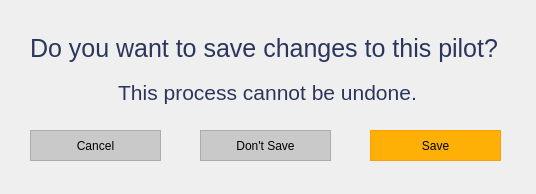
<?xml version="1.0" encoding="UTF-8"?>
<ui version="4.0">
 <class>Dialog</class>
 <widget class="QDialog" name="Dialog">
  <property name="geometry">
   <rect>
    <x>0</x>
    <y>0</y>
    <width>536</width>
    <height>194</height>
   </rect>
  </property>
  <property name="minimumSize">
   <size>
    <width>536</width>
    <height>194</height>
   </size>
  </property>
  <property name="maximumSize">
   <size>
    <width>536</width>
    <height>194</height>
   </size>
  </property>
  <property name="windowTitle">
   <string>Update Pilot</string>
  </property>
  <property name="windowIcon">
   <iconset>
    <normaloff>../../Resources/logo_svg.svg</normaloff>../../Resources/logo_svg.svg</iconset>
  </property>
  <widget class="QWidget" name="layoutWidget">
   <property name="geometry">
    <rect>
     <x>30</x>
     <y>30</y>
     <width>475</width>
     <height>81</height>
    </rect>
   </property>
   <layout class="QVBoxLayout" name="verticalLayout">
    <item>
     <widget class="QLabel" name="label">
      <property name="font">
       <font>
        <family>Helvetica</family>
        <pointsize>19</pointsize>
       </font>
      </property>
      <property name="text">
       <string>&lt;html&gt;&lt;head/&gt;&lt;body&gt;&lt;p&gt;&lt;span style=&quot; color:#2c365d;&quot;&gt;Do you want to save changes to this pilot?&lt;/span&gt;&lt;/p&gt;&lt;/body&gt;&lt;/html&gt;</string>
      </property>
     </widget>
    </item>
    <item>
     <widget class="QLabel" name="label_2">
      <property name="font">
       <font>
        <family>Helvetica</family>
        <pointsize>16</pointsize>
       </font>
      </property>
      <property name="text">
       <string>&lt;html&gt;&lt;head/&gt;&lt;body&gt;&lt;p&gt;&lt;span style=&quot; color:#2c365d;&quot;&gt;This process cannot be undone.&lt;/span&gt;&lt;/p&gt;&lt;/body&gt;&lt;/html&gt;</string>
      </property>
      <property name="alignment">
       <set>Qt::AlignCenter</set>
      </property>
     </widget>
    </item>
   </layout>
  </widget>
  <widget class="QPushButton" name="pushButton">
   <property name="geometry">
    <rect>
     <x>30</x>
     <y>130</y>
     <width>131</width>
     <height>31</height>
    </rect>
   </property>
   <property name="minimumSize">
    <size>
     <width>131</width>
     <height>31</height>
    </size>
   </property>
   <property name="maximumSize">
    <size>
     <width>131</width>
     <height>31</height>
    </size>
   </property>
   <property name="styleSheet">
    <string notr="true">QPushButton {
color: rgb(0, 0, 0);
background-color: rgb(201, 201, 201);
border: 1.2px solid #ABABAB;
outline: none;}

QPushButton:hover{
color: rgb(255, 255, 255);
background-color: rgb(171, 171, 171);
outline: none;
border: none;
}

QPushButton:pressed{
color: rgb(255, 255, 255);
background-color: rgb(129, 129, 129);
outline: none;
border: none;
}


</string>
   </property>
   <property name="text">
    <string>Cancel</string>
   </property>
  </widget>
  <widget class="QPushButton" name="pushButton_2">
   <property name="geometry">
    <rect>
     <x>370</x>
     <y>130</y>
     <width>131</width>
     <height>31</height>
    </rect>
   </property>
   <property name="minimumSize">
    <size>
     <width>131</width>
     <height>31</height>
    </size>
   </property>
   <property name="maximumSize">
    <size>
     <width>131</width>
     <height>31</height>
    </size>
   </property>
   <property name="styleSheet">
    <string notr="true">QPushButton {
background-color: rgb(255, 176, 6);
border: 1.2px solid #ff9d07;
outline: none;}

QPushButton:hover{
background-color: rgb(255, 157, 7);
outline: none;
border: none;
}

QPushButton:pressed{
background-color: rgb(254, 140, 8);
outline: none;
border: none;
}


</string>
   </property>
   <property name="text">
    <string>Save</string>
   </property>
  </widget>
  <widget class="QPushButton" name="pushButton_3">
   <property name="geometry">
    <rect>
     <x>200</x>
     <y>130</y>
     <width>131</width>
     <height>31</height>
    </rect>
   </property>
   <property name="minimumSize">
    <size>
     <width>131</width>
     <height>31</height>
    </size>
   </property>
   <property name="maximumSize">
    <size>
     <width>131</width>
     <height>31</height>
    </size>
   </property>
   <property name="styleSheet">
    <string notr="true">QPushButton {
color: rgb(0, 0, 0);
background-color: rgb(201, 201, 201);
border: 1.2px solid #ABABAB;
outline: none;}

QPushButton:hover{
color: rgb(255, 255, 255);
background-color: rgb(171, 171, 171);
outline: none;
border: none;
}

QPushButton:pressed{
color: rgb(255, 255, 255);
background-color: rgb(129, 129, 129);
outline: none;
border: none;
}


</string>
   </property>
   <property name="text">
    <string>Don't Save</string>
   </property>
  </widget>
 </widget>
 <resources/>
 <connections/>
</ui>
